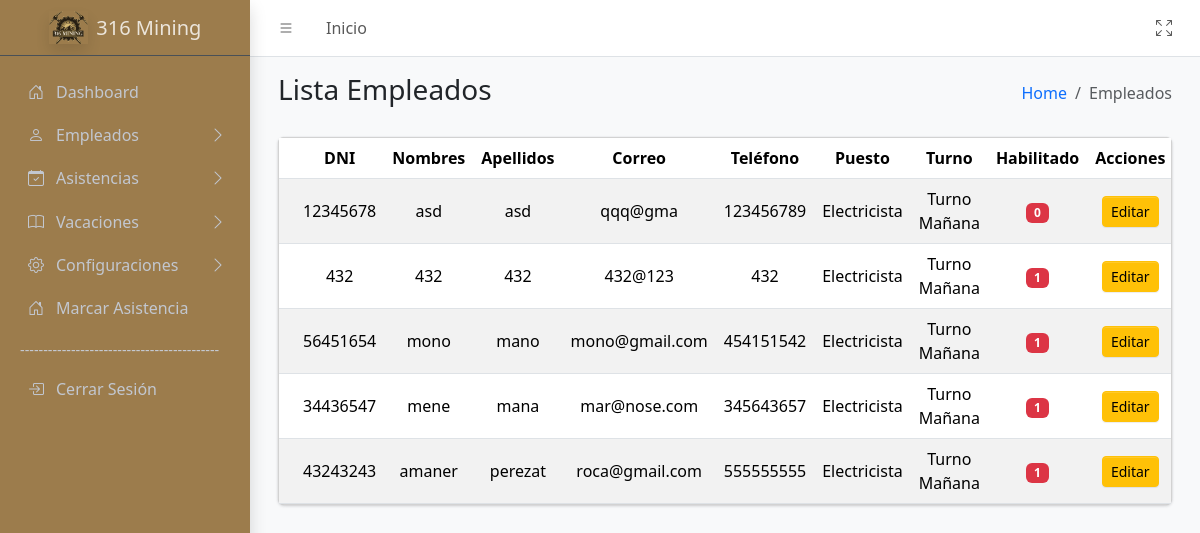
Screenshot of /sistema/controller/UsuariosController/UsuariosController.php?action=MostrarUsuario (signed in) with the database file from the repository.
### tables this page shows
CREATE TABLE `empleados` (
  `idEmpleado` int(11) NOT NULL,
  `nombres` varchar(50) NOT NULL,
  `apellidos` varchar(50) NOT NULL,
  `dni` varchar(8) NOT NULL,
  `correo` varchar(50) NOT NULL,
  `telefono` varchar(15) DEFAULT NULL,
  `idPuesto` int(11) DEFAULT NULL,
  `idTurno` int(11) DEFAULT NULL,
  `estado` enum('Activo','Inactivo') DEFAULT 'Activo',
  `habilitado` tinyint(1) NOT NULL,
  `idApp` varchar(10) DEFAULT NULL COMMENT 'id para la app',
  `passwordApp` varchar(20) DEFAULT NULL COMMENT 'contra para la app',
  `idmarcar` varchar(5) NOT NULL,
  `passmarcar` varchar(5) NOT NULL
);

CREATE TABLE `puestos` (
  `idPuesto` int(11) NOT NULL,
  `nombrePuesto` varchar(50) NOT NULL,
  `area` varchar(50) DEFAULT NULL,
  `descripcion` varchar(50) NOT NULL
);

CREATE TABLE `turnos` (
  `idTurno` int(11) NOT NULL,
  `descripcion` varchar(50) NOT NULL,
  `entrada` time DEFAULT NULL,
  `salida` time DEFAULT NULL,
  `duracion` time DEFAULT NULL,
  `receso` time NOT NULL,
  `tolerancia` time DEFAULT NULL,
  `tolerancia_acumulada_mensual` time DEFAULT NULL
);

### sistema/controller/BaseController.php (called while the page is built, shortened)
<?php
class BaseController {
        protected function loadView($view,
                                        $data = [],
                                        $additionalCss = [],
                                        $additionalJs = [],
                                        $title = 'Sistema') {
                                    include __DIR__ . '/../view/templates/layout.php';
    }
}
?>

### sistema/model/conexion.php (called while the page is built, shortened)
<?php
class Database {
    public function __construct() {
        try {
            $host = 'localhost';
            $dbname = 'biometrico';
            $username = 'root';
            $password = '';
            $this->conn = new PDO("mysql:host=$host;dbname=$dbname", $username, $password);
        } catch (PDOException $e) {
            echo "Error de conexión: " . $e->getMessage();
            exit();
        }
    }
}
?>

### sistema/model/UsuarioModel/ListaModel.php (called while the page is built, shortened)
<?php
require_once __DIR__ . '/../conexion.php';
class ListaModel extends Database
{
    public function getUsuarios()
    {
        $sql = "SELECT e.idEmpleado, e.nombres, e.apellidos, e.dni, e.correo, e.telefono,
                                e.idPuesto, p.nombrePuesto AS puesto,
                                e.idTurno, t.descripcion AS turno,
                                e.habilitado
                    FROM empleados e
                    LEFT JOIN puestos p ON e.idPuesto = p.idPuesto
                    LEFT JOIN turnos t ON e.idTurno = t.idTurno";
        $stmt = $this->conn->prepare($sql);
        $stmt->execute();
        return $stmt->fetchAll(PDO::FETCH_ASSOC);
    }
}

### sistema/view/Usuarios/Lista.php (the view, shortened to what this page needs)
<div class="app-content">
    <div class="container-fluid">
        <div class="row">
            <div class="col-sm-6">
                <h3 class="mb-0">Lista Empleados</h3>
            </div>
            <div class="col-sm-6">
                <ol class="breadcrumb float-sm-end">
                    <li class="breadcrumb-item"><a href="/biometrico/sistema/controller/DashboardController/DashboardController.php?action=MostrarDashboard">Home</a></li>
                    <li class="breadcrumb-item active" aria-current="page">Empleados</li>
                </ol>
            </div>
        </div>
        <div class="row mt-4">
            <div class="col-lg-12">
                <div class="card mb-4">
                    <div class="card-body table-responsive p-0">
                        <table class="table table-striped align-middle text-center">
                            <thead>
                                <tr>
                                    <th>DNI</th>
                                    <th>Nombres</th>
                                    <th>Apellidos</th>
                                    <th>Correo</th>
                                    <th>Teléfono</th>
                                    <th>Puesto</th>
                                    <th>Turno</th>
                                    <th>Habilitado</th>
                                    <th>Acciones</th>
                                </tr>
                            </thead>
                            <tbody>
                                <?php if (!empty($usuarios)): ?>
                                    <?php foreach ($usuarios as $empleado): ?>
                                        <tr>
                                            <td><?php echo $empleado['dni']; ?></td>
                                            <td><?php echo $empleado['nombres']; ?></td>
                                            <td><?php echo $empleado['apellidos']; ?></td>
                                            <td><?php echo $empleado['correo']; ?></td>
                                            <td><?php echo $empleado['telefono']; ?></td>
                                            <td><?php echo $empleado['puesto']; ?></td>
                                            <td><?php echo $empleado['turno']; ?></td>
                                            <td class="text-center align-middle">
                                                <span class="badge bg-<?php echo $empleado['habilitado'] == 'activo' ? 'success' : 'danger'; ?>">
                                                    <?php echo ucfirst($empleado['habilitado']); ?>
                                                </span>
                                            </td>
                                            <td class="text-center align-middle">
                                                <button class="btn btn-warning btn-sm" data-bs-toggle="modal" data-bs-target="#editModal"
                                                    data-id="<?= $empleado['idEmpleado'] ?>"
                                                    data-nombres="<?= $empleado['nombres'] ?>"
                                                    data-apellidos="<?= $empleado['apellidos'] ?>"
                                                    data-correo="<?= $empleado['correo'] ?>"
                                                    data-telefono="<?= $empleado['telefono'] ?>"
                                                    data-puesto="<?= $empleado['puesto'] ?>"
                                                    data-turno="<?= $empleado['turno'] ?>"
                                                    data-habilitado="<?= $empleado['habilitado'] == 'activo' ? '1' : '0'; ?>">Editar</button>
                                            </td>
                                        </tr>
                                    <?php endforeach; ?>
                                <?php else: ?>
                                    <tr>
                                        <td colspan="11" class="text-center">No hay empleados registrados.</td>
                                    </tr>
                                <?php endif; ?>
                            </tbody>
                        </table>
                    </div>
                </div>
            </div>
        </div>
    </div>
</div>

### sistema/controller/UsuariosController/UsuariosController.php (shortened to what this page needs)
<?php
require_once '../BaseController.php';
require_once __DIR__ . '/../../model/UsuarioModel/ListaModel.php';
class UsuariosController extends BaseController
{
    public function MostrarUsuario()
    {
        $listaModel = new ListaModel();
        $empleados = $listaModel->getUsuarios();
        $puesto = $listaModel->MostrarPuestos();
        $turno = $listaModel->MostrarTurnos();
        $this->loadView('Usuarios.Lista', [
            'usuarios' => $empleados,
            'puestos' => $puesto,
            'turnos' => $turno,
        ], [], ['/biometrico/sistema/view/Usuarios/js/editarEmpleado.min.js'], 'Usuarios');
    }
}
if (isset($_GET['action'])) {
    $controller = new UsuariosController();
    $action = $_GET['action'];
    if (method_exists($controller, $action)) {
        $controller->$action();
    } else {
        echo "Error: Acción no encontrada.";
    }
}

### sistema/view/templates/layout.php (shortened to what this page needs)
<!DOCTYPE html>
<html lang="en">
<head>
    <link rel="stylesheet" href="https://cdn.jsdelivr.net/npm/@fontsource/source-sans-3@5.0.12/index.css">
    <link rel="stylesheet" href="https://cdn.jsdelivr.net/npm/overlayscrollbars@2.3.0/styles/overlayscrollbars.min.css">
    <link rel="stylesheet" href="https://cdn.jsdelivr.net/npm/bootstrap-icons@1.11.0/font/bootstrap-icons.min.css">
    <link rel="stylesheet" href="../../resources/dist/css/adminlte.css">
    <link rel="stylesheet" href="https://cdn.jsdelivr.net/npm/apexcharts@3.37.1/dist/apexcharts.css">
</head>
<body class="layout-fixed sidebar-expand-lg bg-body-tertiary">
    <div class="app-wrapper">
        <nav class="app-header navbar navbar-expand bg-body">
            <div class="container-fluid">
                <ul class="navbar-nav">
                    <li class="nav-item"> <a class="nav-link" data-lte-toggle="sidebar" href="#" role="button"> <i class="bi bi-list"></i> </a> </li>
                    <li class="nav-item d-none d-md-block"> <a href="/biometrico/sistema/controller/DashboardController/DashboardController.php?action=MostrarDashboard" class="nav-link">Inicio</a> </li>
                </ul>
                <ul class="navbar-nav ms-auto">
                    <li class="nav-item"> <a class="nav-link" href="#" data-lte-toggle="fullscreen"> <i data-lte-icon="maximize" class="bi bi-arrows-fullscreen"></i> </a> </li>
                </ul>
            </div>
        </nav>
        <aside class="app-sidebar bg-body-secondary shadow" data-bs-theme="dark">
            <div class="sidebar-brand">
                <a href="/biometrico/sistema/controller/DashboardController/DashboardController.php?action=MostrarDashboard" class="brand-link">
                    <img src="../../resources/img/minaLogo.png" alt="AdminLTE Logo" class="brand-image opacity-75 shadow">
                    <span class="brand-text fw-light">316 Mining</span>
                </a>
            </div>
            <div class="sidebar-wrapper">
                <nav class="mt-2">
                    <ul class="nav sidebar-menu flex-column" data-lte-toggle="treeview" role="menu" data-accordion="false">
                        <li class="nav-item">
                            <a href="/biometrico/sistema/controller/DashboardController/DashboardController.php?action=MostrarDashboard" class="nav-link">
                                <i class="nav-icon bi bi-house-door"></i>
                                <p> Dashboard </p>
                            </a>
                        </li>
                        <li class="nav-item menu-close">
                            <a href="#" class="nav-link">
                                <i class="nav-icon bi bi-person"></i>
                                <p>Empleados <i class="nav-arrow bi bi-chevron-right"></i></p>
                            </a>
                        </li>
                        <li class="nav-item menu-close">
                            <a href="#" class="nav-link">
                                <i class="nav-icon bi bi-calendar-check"></i>
                                <p>Asistencias <i class="nav-arrow bi bi-chevron-right"></i></p>
                            </a>
                        </li>
                        <li class="nav-item menu-close">
                            <a href="#" class="nav-link">
                                <i class="nav-icon bi bi-book"></i>
                                <p>Vacaciones <i class="nav-arrow bi bi-chevron-right"></i></p>
                            </a>
                        </li>
                        <li class="nav-item menu-close">
                            <a href="#" class="nav-link">
                                <i class="nav-icon bi bi-gear"></i>
                                <p>Configuraciones <i class="nav-arrow bi bi-chevron-right"></i></p>
                            </a>
                        </li>
                        <li class="nav-item">
                            <a href="/biometrico/sistema/controller/DashboardController/DashboardController.php" class="nav-link">
                                <i class="nav-icon bi bi-house-door"></i>
                                <p> Marcar Asistencia </p>
                            </a>
                        </li>
                        <li class="nav-header">-------------------------------------------</li>
                        <li class="nav-item">
                            <a href="#" id="cerrarSesion" class="nav-link">
                                <i class="nav-icon bi bi-box-arrow-in-right"></i>
                                <p>Cerrar Sesión</p>
                            </a>
                        </li>
                    </ul>
                </nav>
            </div>
        </aside>
        <main class="app-main">
            <div class="app-content-header">
                <div class="container-fluid">
                    <div class="row">
                        <?php include $viewPath; ?>
                    </div>
                </div>
            </div>
        </main>
    </div>
</body>
</html>

### rows the page displays
empleados: dni "12345678", nombres "asd", apellidos "asd", correo "qqq@gma", telefono "123456789", idPuesto.nombrePuesto "Electricista", idTurno.descripcion "Turno Mañana", habilitado "0"
empleados: dni "432", nombres "432", apellidos "432", correo "432@123", telefono "432", idPuesto.nombrePuesto "Electricista", idTurno.descripcion "Turno Mañana", habilitado "1"
empleados: dni "56451654", nombres "mono", apellidos "mano", correo "mono@gmail.com", telefono "454151542", idPuesto.nombrePuesto "Electricista", idTurno.descripcion "Turno Mañana", habilitado "1"
empleados: dni "34436547", nombres "mene", apellidos "mana", correo "mar@nose.com", telefono "345643657", idPuesto.nombrePuesto "Electricista", idTurno.descripcion "Turno Mañana", habilitado "1"
empleados: dni "43243243", nombres "amaner", apellidos "perezat", correo "roca@gmail.com", telefono "555555555", idPuesto.nombrePuesto "Electricista", idTurno.descripcion "Turno Mañana", habilitado "1"
